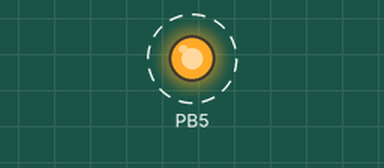
This program was run on a simulated ATmega328P, built with avr-gcc and emulated at 16 MHz. On the bench: output pins drawn as LEDs (lit = HIGH). Dashed ring = blinking.

Above: at 0.5 s.
Timing chart, 0 to 4.6 s (numbered marks = the images above):
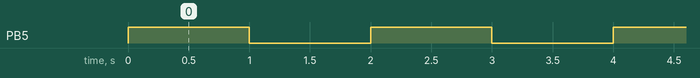

Measured:
- by itself, PB5: alternates HIGH for 1.0 s and LOW for 1.0 s

The program:

main.c
```c
/***********************************************************************
* @file main.c
* @brief LED Blink example for Arduino Nano based on ATmega328
* @version 1.0
* @date 2025-12-10
* @author Alexandr Kim

* @details
* AVR example demonstrating simple I/O configuration and Arduino onboard LED blinking.
************************************************************************/

#include <avr/io.h>
#include <util/delay.h>
#include <stdbool.h>
#include <stddef.h>

#define BLINK_PERIOD 2000 // Period of one blink cycle (in ms)

/***********************************************************************
* @brief Main function
* @param none
* @return none
*
* @details
* Setting PINB5 (Arduino onboard LED) as output.
* Uses bitwise XOR operation in the infinite loop to toggle the LED state.
* The LED blinks with a period defined by BLINK_PERIOD.
***********************************************************************/
int main(void) {
    DDRB |= (1 << DDB5);

    while (true) {
        PORTB ^= (1 << DDB5);
        _delay_ms(BLINK_PERIOD / 2);
    }
}
```
